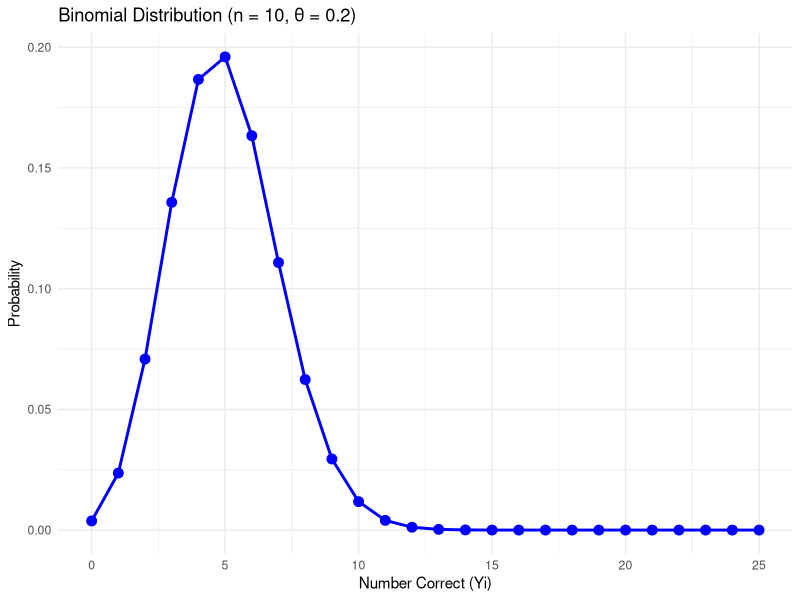
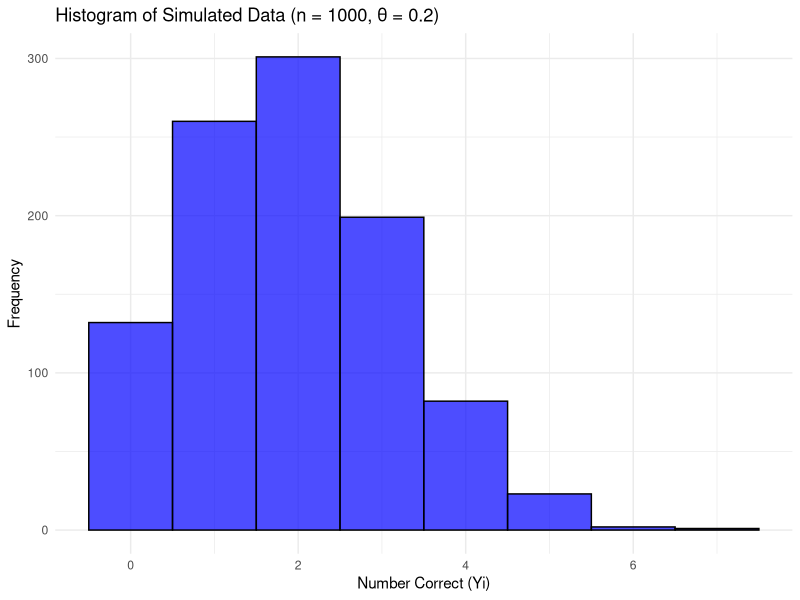

Generate these figures, in order, with R:
## ---- chunk 1
library(tidyverse)
## ---- chunk 2
n <- 25  # total number of trials
theta <- 0.2  # probability of success

Yi <- 0:n  # possible outcomes (0 to n)
prob <- dbinom(Yi, size = n, prob = theta)

# create a data frame for plotting
data <- data.frame(Yi = Yi, Probability = prob)

# Plot the distribution using ggplot
ggplot(data, aes(x = Yi, y = Probability)) +
  geom_point(color = "blue", size = 3) +  
  geom_line(color = "blue", size = 1) +   
  labs(title = "Binomial Distribution (n = 10, θ = 0.2)",
       x = "Number Correct (Yi)",
       y = "Probability") +
  theme_minimal()

## ---- chunk 3
# Parameters
n_people <- 1000  # Number of people
n_trials <- 10    # Number of trials for each person
theta <- 0.2      # Probability of success

# Simulate data using rbinom
simulated_data <- rbinom(n = n_people, size = n_trials, prob = theta)

# Create a data frame for plotting
data <- data.frame(Yi = simulated_data)

# Plot the histogram using ggplot
ggplot(data, aes(x = Yi)) +
  geom_histogram(binwidth = 1, color = "black", fill = "blue", alpha = 0.7) +
  labs(title = "Histogram of Simulated Data (n = 1000, θ = 0.2)",
       x = "Number Correct (Yi)",
       y = "Frequency") +
  theme_minimal()

